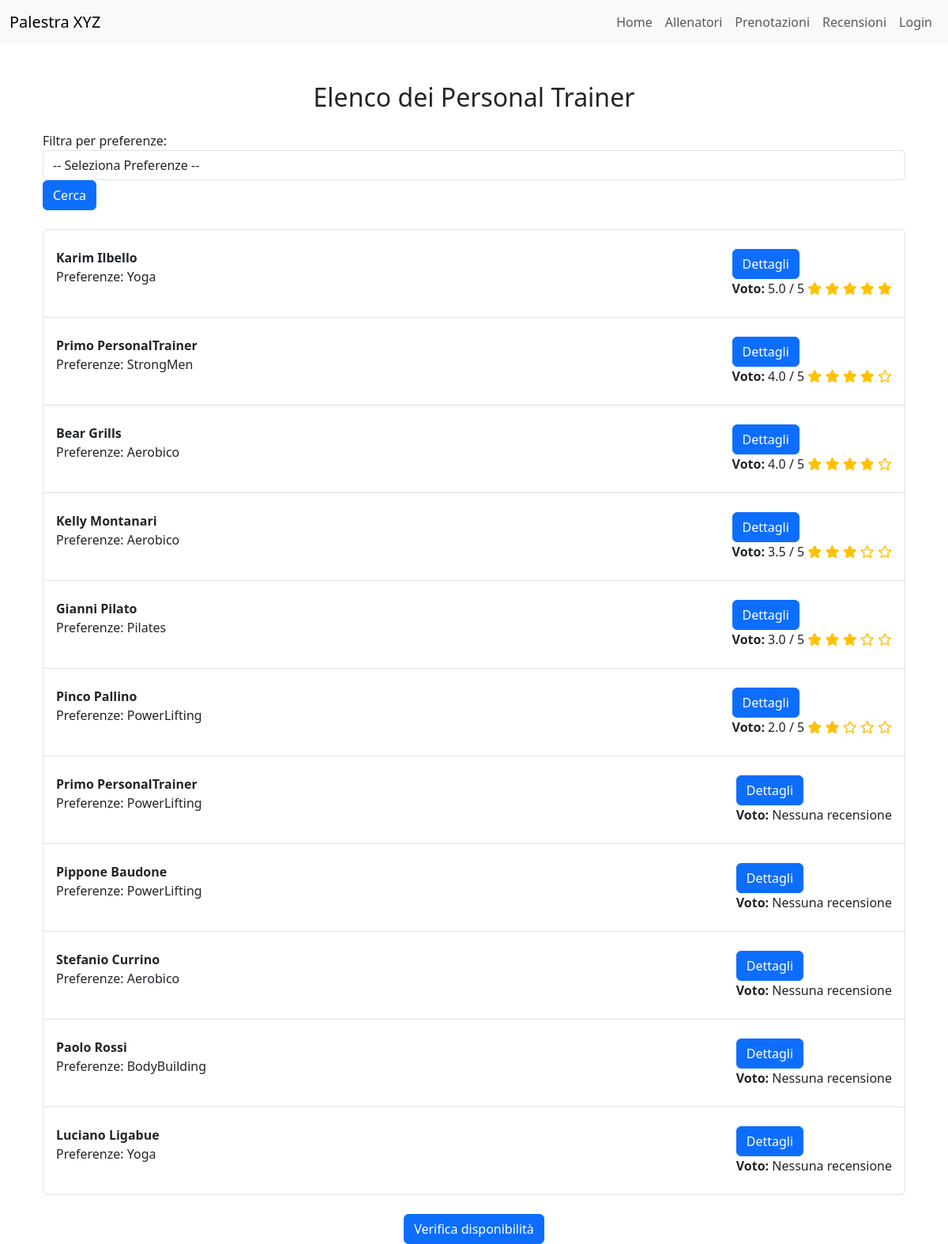
The app's page /trainers/elenco/ with its own data.
### trainers/models.py (models this page shows, shortened)
class PersonalTrainer(models.Model):
    user = models.OneToOneField(User, on_delete=models.CASCADE)
    nome = models.CharField(max_length=100)
    cognome = models.CharField(max_length=100)
    data_di_nascita = models.DateField()
    bio = models.TextField(max_length=500)
    SCELTA_PREFERENZE = [
        ("BB", "BodyBuilding"),
        ("PL", "PowerLifting"),
        ("CL", "Calisthenics"),
        ("ST", "StrongMen"),
        ("YG", "Yoga"),
        ("PS", "Pilates"),
        ("AR", "Aerobico")
    ]
    preferenze = models.CharField(max_length=2, choices=SCELTA_PREFERENZE)
    immagine_profilo = models.ImageField(upload_to=foto_profilo_upload_path, blank=True, null=True)
    competenze = models.TextField(max_length=500, default='Nessuna competenza')
    class Meta:
        verbose_name = "Personal Trainer"
        verbose_name_plural = "Personal Trainers"

### trainers/views.py (the view)
# urls.py: path('elenco/', elenco_personal_trainers_ordinato, name='elenco_personal_trainers_ordinato'),
def elenco_personal_trainers_ordinato(request):
    if request.user.is_authenticated and hasattr(request.user, 'registratoutente'):
        preferenza_utente = request.user.registratoutente.preferenze
    else:
        preferenza_utente = None
    personal_trainers = PersonalTrainer.objects.annotate(
        media_voto=Avg('recensione__voto'),
        media_voto_stessa_preferenza=Avg(
            Case(
                When(recensione__registrato_utente__preferenze=preferenza_utente, then='recensione__voto'),
                default=None
            )
        ),
        preferenza_match=Case(
            When(preferenze=preferenza_utente, then=Value(1)),
            default=Value(0),
            output_field=models.IntegerField()
        ),
        media_voto_utente_con_preferenza=Avg(
            Case(
                When(
                    recensione__registrato_utente__preferenze=preferenza_utente,
                    then='recensione__voto'
                ),
                default=None
            )
        ),
    )
    if preferenza_utente:
        personal_trainers = personal_trainers.order_by(
            '-preferenza_match',  # 1. Allenatori con preferenza uguale all'utente in cima
            '-media_voto_stessa_preferenza',  # 2. Tra questi, ordinare per media voto di utenti con stessa preferenza
            '-media_voto_utente_con_preferenza',  # 3. Media voto lasciata da utenti con la stessa preferenza
            '-media_voto'  # 4. Infine, ordinare per media voto generale
        )
    else:
        personal_trainers = personal_trainers.order_by('-media_voto')
    preferenze_filter = request.GET.get('preferenze', None)
    if preferenze_filter:
        personal_trainers = personal_trainers.filter(preferenze=preferenze_filter)
    context = {
        'personal_trainers': personal_trainers,
        'preferenza_utente': preferenza_utente,
    }
    return render(request, 'trainers/personal_trainer_elenco.html', context)

### trainers/templates/trainers/personal_trainer_elenco.html (shortened to what this page needs)
{% extends 'trainers/base.html' %}
{% block content %}
<div class="container mt-5">
    <h2 class="text-center mb-4">Elenco dei Personal Trainer</h2>
    <form method="GET" class="form-inline mb-4">
        <div class="form-group">
            <label for="preferenze">Filtra per preferenze:</label>
            <select id="preferenze" name="preferenze" class="form-control ml-2">
                <option value="" selected>-- Seleziona Preferenze --</option>
            </select>
        </div>
        <button type="submit" class="btn btn-primary ml-2">Cerca</button>
    </form>
    <ul class="list-group">
        {% for personal_trainer in personal_trainers %}
            <li class="list-group-item d-flex justify-content-between align-items-center">
                <div>
                    <strong>{{ personal_trainer.nome }} {{ personal_trainer.cognome }}</strong>
                    <p>Preferenze: {{ personal_trainer.get_preferenze_display }}</p>
                </div>
                <div>
                    <a href="{% url 'trainers:personal_trainer_review' personal_trainer.pk %}" class="btn btn-primary mt-3">Dettagli</a>
                    <p><strong> Voto: </strong>
                        {% if personal_trainer.media_voto %}
                            {{ personal_trainer.media_voto|floatformat:1 }} / 5
                            <span>
                                {% for i in "12345" %}
                                    {% if forloop.counter <= personal_trainer.media_voto %}
                                        <i class="fas fa-star text-warning"></i>
                                    {% else %}
                                        <i class="far fa-star text-warning"></i>
                                    {% endif %}
                                {% endfor %}
                            </span>
                        {% else %}
                            Nessuna recensione
                        {% endif %}
                    </p>
                </div>
            </li>
        {% empty %}
            <li class="list-group-item">Nessun personal trainer trovato.</li>
        {% endfor %}
    </ul>
    <div class="text-center mt-4">
        <a href="{% url 'trainers:disponibilita_personal_trainers' %}" class="btn btn-primary">Verifica disponibilità</a>
    </div>
</div>
{% endblock %}

### trainers/templates/trainers/base.html (style rules this page uses)
body { padding-top: 56px; }

### records on screen
PersonalTrainer: nome "Karim", cognome "Ilbello", preferenze "Yoga", media_voto "5.0"
PersonalTrainer: nome "Primo", cognome "PersonalTrainer", preferenze "StrongMen", media_voto "4.0"
PersonalTrainer: nome "Bear", cognome "Grills", preferenze "Aerobico", media_voto "4.0"
PersonalTrainer: nome "Kelly", cognome "Montanari", preferenze "Aerobico", media_voto "3.5"
PersonalTrainer: nome "Gianni", cognome "Pilato", preferenze "Pilates", media_voto "3.0"
PersonalTrainer: nome "Pinco", cognome "Pallino", preferenze "PowerLifting", media_voto "2.0"
PersonalTrainer: nome "Primo", cognome "PersonalTrainer", preferenze "PowerLifting", shows "Nessuna recensione"
PersonalTrainer: nome "Pippone", cognome "Baudone", preferenze "PowerLifting", shows "Nessuna recensione"
PersonalTrainer: nome "Stefanio", cognome "Currino", preferenze "Aerobico", shows "Nessuna recensione"
PersonalTrainer: nome "Paolo", cognome "Rossi", preferenze "BodyBuilding", shows "Nessuna recensione"
PersonalTrainer: nome "Luciano", cognome "Ligabue", preferenze "Yoga", shows "Nessuna recensione"
